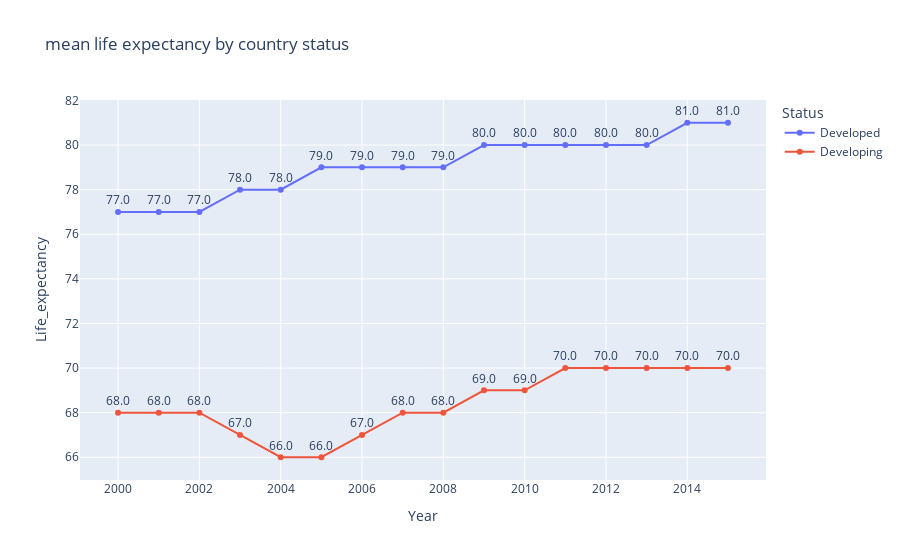

The notebook cell saved with this chart:
### Code cell
import plotly.express as px
fig=px.line(data_frame=final,x='Year',y='Life_expectancy',color='Status',text='Life_expectancy',
           title='mean life expectancy by country status')
fig.update_traces(textposition='top center',texttemplate='%{text:.s}')
fig.show()

### Figure 1 — Plotly figure (JSON) as saved in the notebook; plotly's stock layout.template omitted (floating-point values rounded to 4 significant figures)
{"data": [{"hovertemplate": "Status=Developed<br>Year=%{x}<br>Life_expectancy=%{text}<extra></extra>", "legendgroup": "Developed", "line": {"color": "#636efa", "dash": "solid"}, "mode": "lines+markers+text", "name": "Developed", "orientation": "v", "showlegend": true, "text": ["77.0", "77.0", "77.0", "78.0", "78.0", "79.0", "79.0", "79.0", "79.0", "80.0", "80.0", "80.0", "80.0", "80.0", "81.0", "81.0"], "textposition": "top center", "texttemplate": "%{text:.s}", "type": "scatter", "x": [2000, 2001, 2002, 2003, 2004, 2005, 2006, 2007, 2008, 2009, 2010, 2011, 2012, 2013, 2014, 2015], "xaxis": "x", "y": [77, 77, 77, 78, 78, 79, 79, 79, 79, 80, 80, 80, 80, 80, 81, 81], "yaxis": "y"}, {"hovertemplate": "Status=Developing<br>Year=%{x}<br>Life_expectancy=%{text}<extra></extra>", "legendgroup": "Developing", "line": {"color": "#EF553B", "dash": "solid"}, "mode": "lines+markers+text", "name": "Developing", "orientation": "v", "showlegend": true, "text": ["68.0", "68.0", "68.0", "67.0", "66.0", "66.0", "67.0", "68.0", "68.0", "69.0", "69.0", "70.0", "70.0", "70.0", "70.0", "70.0"], "textposition": "top center", "texttemplate": "%{text:.s}", "type": "scatter", "x": [2000, 2001, 2002, 2003, 2004, 2005, 2006, 2007, 2008, 2009, 2010, 2011, 2012, 2013, 2014, 2015], "xaxis": "x", "y": [68, 68, 68, 67, 66, 66, 67, 68, 68, 69, 69, 70, 70, 70, 70, 70], "yaxis": "y"}], "layout": {"legend": {"title": {"text": "Status"}, "tracegroupgap": 0}, "title": {"text": "mean life expectancy by country status"}, "xaxis": {"anchor": "y", "domain": [0, 1], "title": {"text": "Year"}}, "yaxis": {"anchor": "x", "domain": [0, 1], "title": {"text": "Life_expectancy"}}}}
